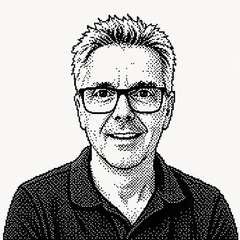
#> input picture stanislas-app/src/images/portrait-alain.png, 240 x 240 px
$ python maquette_cli.py ../../src/images/portrait-alain.png ../../src/images/portrait-alain.png ../../src/images/portrait-alain.png ../../src/images/portrait-alain.png ../../src/images/portrait-alain.png
#> lines starting #> are read from the running program, lines starting #| are printed output that depends on the picture
"""
Génère une vraie image PNG de la maquette (texte posé sur un cadre aux
dimensions du format choisi), et l'ouvre pour que l'utilisateur puisse
la voir, l'enregistrer ailleurs, l'imprimer ou la joindre à un email.

Ce n'est PAS encore une image générée par IA (Flux) — juste une mise en
page propre du texte, en attendant que le générateur d'image soit relié.

Nécessite Pillow (normalement déjà installé pour Atelier image) :
    pip3 install Pillow --break-system-packages
"""
import sys
import os
import platform
import subprocess
import textwrap
from datetime import datetime

DIMENSIONS = {
    "post": (1080, 1080),
    "story": (1080, 1920),
    "banniere": (1200, 300),
    "ads": (1080, 1080),
    "print": (1240, 1748),  # A4 environ, à 150 dpi
}


# [27 lines left out: function trouver_police, not called in this run]


def trouver_police_grasse(taille: int):
    """Version en gras de la police, pour le style Impact."""
    from PIL import ImageFont
    dossier_polices = os.environ.get("STANISLAS_POLICES_DIR")
    if dossier_polices:
        chemin = os.path.join(dossier_polices, "Poppins-Bold.ttf")
        if os.path.exists(chemin):
            return ImageFont.truetype(chemin, taille)

    chemins_possibles = [
        "/System/Library/Fonts/Supplemental/Arial Bold.ttf",
        "C:\\Windows\\Fonts\\arialbd.ttf",
        "/usr/share/fonts/truetype/dejavu/DejaVuSans-Bold.ttf",
    ]
    for chemin in chemins_possibles:
        if os.path.exists(chemin):
            try:
                return ImageFont.truetype(chemin, taille)
            except Exception:
                continue
    return trouver_police(taille)


def trouver_police_elegante(taille: int, gras: bool = False):
    """Playfair Display — police serif élégante embarquée, pour le style
    "Élégant". Police variable : on choisit le bon réglage de graisse
    directement dedans plutôt que d'avoir besoin d'un fichier séparé."""
    from PIL import ImageFont

    dossier_polices = os.environ.get("STANISLAS_POLICES_DIR")
    if dossier_polices:
        chemin = os.path.join(dossier_polices, "PlayfairDisplay-Variable.ttf")
        if os.path.exists(chemin):
            police = ImageFont.truetype(chemin, taille)
            try:
                police.set_variation_by_name("Bold" if gras else "Regular")
            except Exception:
                pass
            return police

    return trouver_police_grasse(taille) if gras else trouver_police(taille)


def trouver_police_moderne(taille: int):
    """Space Grotesk — police géométrique et technique embarquée, pour le
    style "Moderne". Volontairement différente de Poppins (style Pro) et
    de Playfair Display (style Élégant), pour que les 3 styles aient
    chacun leur vraie identité visuelle plutôt que de se ressembler."""
    from PIL import ImageFont

    dossier_polices = os.environ.get("STANISLAS_POLICES_DIR")
    if dossier_polices:
        chemin = os.path.join(dossier_polices, "SpaceGrotesk-Variable.ttf")
        if os.path.exists(chemin):
            police = ImageFont.truetype(chemin, taille)
            try:
                police.set_variation_by_name("Bold")
            except Exception:
                pass
            return police

    return trouver_police_grasse(taille)


import re


def detecter_pourcentage(texte: str):
    """Cherche un pourcentage ou un chiffre marquant dans le texte, pour le
    mettre en avant dans un badge — comme le fait une vraie pub."""
    m = re.search(r"(\d{1,3})\s?%", texte)
    if m:
        return m.group(1) + "%"
    m = re.search(r"(\d{1,4})\s?(€|\$|EUR)", texte)
    if m:
        return m.group(1) + m.group(2)
    return None


def creer_image_pro(texte: str, format_cle: str, chemin_sortie: str, chemin_image_fond: str = None):
    """Un vrai gabarit publicitaire : badge de réduction, gros titre avec
    ombre, bouton d'appel à l'action — plutôt qu'un simple bloc de texte."""
    from PIL import Image, ImageDraw

    largeur, hauteur = DIMENSIONS.get(format_cle, DIMENSIONS["post"])

    if chemin_image_fond and os.path.exists(chemin_image_fond):
        fond = Image.open(chemin_image_fond).convert("RGB")
        ratio_cible = largeur / hauteur
        ratio_fond = fond.width / fond.height
        if ratio_fond > ratio_cible:
            nh = hauteur
            nl = int(hauteur * ratio_fond)
        else:
            nl = largeur
            nh = int(largeur / ratio_fond)
        fond = fond.resize((nl, nh))
        gauche = (nl - largeur) // 2
        haut = (nh - hauteur) // 2
        image = fond.crop((gauche, haut, gauche + largeur, haut + hauteur))
    else:
        image = Image.new("RGB", (largeur, hauteur), "#3a5a40")

    image = image.convert("RGBA")

    # Léger voile sombre en bas pour que le titre reste toujours lisible,
    # quelle que soit la photo derrière
    voile = Image.new("RGBA", image.size, (0, 0, 0, 0))
    dessin_voile = ImageDraw.Draw(voile)
    dessin_voile.rectangle([0, int(hauteur * 0.55), largeur, hauteur], fill=(0, 0, 0, 130))
    image = Image.alpha_composite(image, voile)
    dessin = ImageDraw.Draw(image)

    marge = int(largeur * 0.06)
    r_accent, g_accent, b_accent = extraire_couleur_accent(image.convert("RGB"), 0, int(largeur * 0.2))
    couleur_accent = (min(r_accent + 60, 255), min(g_accent + 30, 255), min(b_accent + 10, 255))

    # Badge de réduction en haut, façon "pastille" — si un pourcentage est détecté
    pourcentage = detecter_pourcentage(texte)
    if pourcentage:
        rayon = int(largeur * 0.11)
        cx, cy = largeur - marge - rayon, marge + rayon
        dessin.ellipse([cx - rayon, cy - rayon, cx + rayon, cy + rayon], fill=(0xE8, 0x3D, 0x3D, 255))
        police_badge = trouver_police_grasse(int(rayon * 0.55))
        bbox_b = dessin.textbbox((0, 0), pourcentage, font=police_badge)
        lb = bbox_b[2] - bbox_b[0]
        hb = bbox_b[3] - bbox_b[1]
        dessin.text((cx - lb / 2, cy - hb / 2 - bbox_b[1]), pourcentage, font=police_badge, fill="white")

    if format_cle == "banniere":
        # Format très bas : titre centré verticalement, pas de bouton séparé
        # (le chevauchement titre/bouton vient d'ici sur les formats hauts)
        police_titre = trouver_police_grasse(max(20, int(hauteur * 0.22)))
        largeur_car_titre = int((largeur - 2 * marge) / (hauteur * 0.22 * 0.55))
        lignes_titre = textwrap.wrap(texte, width=max(largeur_car_titre, 10))[:2]
        texte_titre = "\n".join(lignes_titre)

        bbox_t = dessin.multiline_textbbox((0, 0), texte_titre, font=police_titre, spacing=6)
        hauteur_texte = bbox_t[3] - bbox_t[1]
        y_titre = (hauteur - hauteur_texte) / 2

        dessin.multiline_text((marge + 2, y_titre + 2), texte_titre, font=police_titre, fill=(0, 0, 0, 160), spacing=6, align="center")
        dessin.multiline_text((marge, y_titre), texte_titre, font=police_titre, fill="white", spacing=6, align="center")
    else:
        # Titre principal, gros et gras, avec une légère ombre pour le détacher du fond
        police_titre = trouver_police_grasse(max(28, int(largeur * 0.055)))
        largeur_car_titre = int((largeur - 2 * marge) / (largeur * 0.055 * 0.55))
        lignes_titre = textwrap.wrap(texte, width=max(largeur_car_titre, 8))[:3]
        texte_titre = "\n".join(lignes_titre)

        y_titre = int(hauteur * 0.62)
        dessin.multiline_text((marge + 2, y_titre + 2), texte_titre, font=police_titre, fill=(0, 0, 0, 160), spacing=10)
        dessin.multiline_text((marge, y_titre), texte_titre, font=police_titre, fill="white", spacing=10)

        # Bouton d'appel à l'action, en bas — seulement sur les formats assez hauts
        hauteur_bouton = int(hauteur * 0.07)
        y_bouton = hauteur - marge - hauteur_bouton
        dessin.rounded_rectangle(
            [marge, y_bouton, marge + int(largeur * 0.4), y_bouton + hauteur_bouton],
            radius=hauteur_bouton // 2, fill=couleur_accent
        )
        police_bouton = trouver_police_grasse(int(hauteur_bouton * 0.4))
        texte_bouton = "En profiter »"
        bbox_btn = dessin.textbbox((0, 0), texte_bouton, font=police_bouton)
        lbtn = bbox_btn[2] - bbox_btn[0]
        dessin.text(
            (marge + (int(largeur * 0.4) - lbtn) / 2, y_bouton + (hauteur_bouton - (bbox_btn[3] - bbox_btn[1])) / 2 - bbox_btn[1]),
            texte_bouton, font=police_bouton, fill="white"
        )

    image.convert("RGB").save(chemin_sortie)


def extraire_couleur_accent(image, y_zone: int, hauteur_zone: int):
    """Pioche une couleur d'accent dans la zone où le texte sera posé,
    pour que le bandeau ait une couleur assortie à l'image plutôt qu'un
    noir générique — un petit réflexe de designer, sans réécrire tout
    le moteur de rendu."""
    zone = image.crop((0, y_zone, image.width, y_zone + hauteur_zone)).convert("RGB")
    zone_reduite = zone.resize((1, 1))
    r, g, b = zone_reduite.getpixel((0, 0))
    # On assombrit la couleur piochée pour garder un bon contraste avec le texte blanc
    facteur = 0.45
    return (int(r * facteur), int(g * facteur), int(b * facteur))


def creer_image(texte: str, format_cle: str, chemin_sortie: str, chemin_image_fond: str = None, style: str = "classique"):
    if style == "pro":
        return creer_image_pro(texte, format_cle, chemin_sortie, chemin_image_fond)
#> in creer_image_pro, fond is the input picture: PIL image 240x240 RGB; mean R, G, B 179.7, 179, 177.6
#> in creer_image_pro, `fond = fond.resize((nl, nh))`:
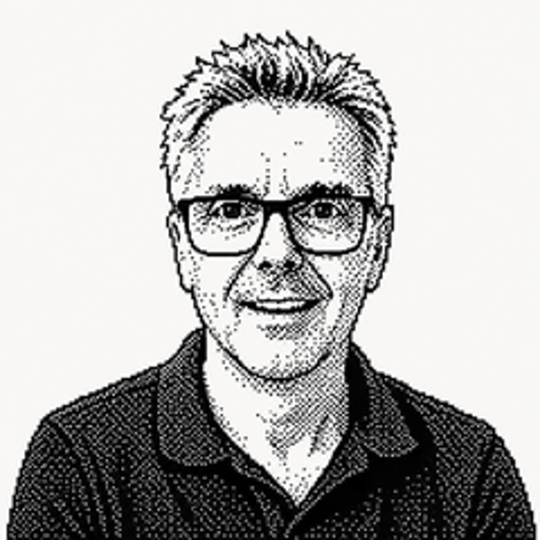
#> fond: PIL image 1080x1080 RGB (shown at 1/2 size); mean R, G, B 179.7, 179, 177.7
#> in creer_image_pro, `voile = Image.new("RGBA", image.size, (0, 0, 0, 0))`: voile: PIL image 1080x1080 RGBA; every value is 0
#> in creer_image_pro, `image = Image.alpha_composite(image, voile)`:
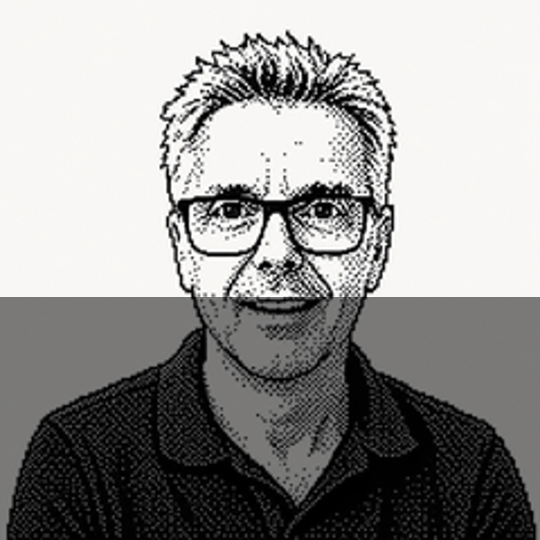
#> image: PIL image 1080x1080 RGBA (shown at 1/2 size); mean R, G, B, A 150, 149.4, 148.3, 255
#> in extraire_couleur_accent, `zone = image.crop((0, y_zone, image.width, y_zone + hauteur_zone)).con..`:
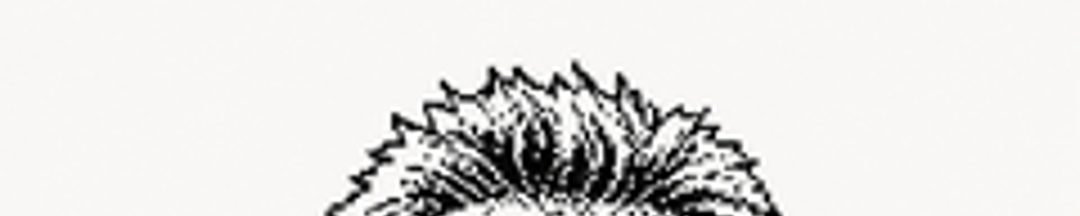
#> zone: PIL image 1080x216 RGB; mean R, G, B 224.8, 223.9, 222.1
#> in extraire_couleur_accent, `r, g, b = zone_reduite.getpixel((0, 0))`: r = 221; g = 220; b = 218
#> in creer_image_pro, `r_accent, g_accent, b_accent = extraire_couleur_accent(image.convert("..`: r_accent = 99; b_accent = 98
#> in creer_image_pro, `couleur_accent = (min(r_accent + 60, 255), min(g_accent + 30, 255), mi..`: couleur_accent = (159, 129, 108)
#> in creer_image_pro, `bbox_btn = dessin.textbbox((0, 0), texte_bouton, font=police_bouton)`: bbox_btn = (0, 5, 211, 34)
#> in creer_image_pro, `lbtn = bbox_btn[2] - bbox_btn[0]`: lbtn = 211
#> in creer_image_pro, `image.convert("RGB").save(chemin_sortie)`:
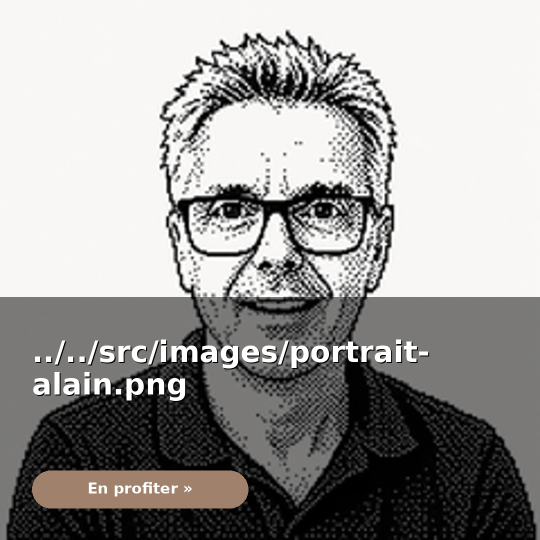
#> saved as .apercu_temp_pro.png: PIL image 1080x1080 RGB (shown at 1/2 size); mean R, G, B 156.5, 155.1, 153.4

    from PIL import Image, ImageDraw

    largeur, hauteur = DIMENSIONS.get(format_cle, DIMENSIONS["post"])

    if chemin_image_fond and os.path.exists(chemin_image_fond):
        # Une vraie image a été choisie : on la recadre pour remplir le cadre
        # (mode "cover" — remplit tout l'espace, quitte à rogner les bords)
        fond = Image.open(chemin_image_fond).convert("RGB")
        ratio_cible = largeur / hauteur
        ratio_fond = fond.width / fond.height
        if ratio_fond > ratio_cible:
            nouvelle_hauteur = hauteur
            nouvelle_largeur = int(hauteur * ratio_fond)
        else:
            nouvelle_largeur = largeur
            nouvelle_hauteur = int(largeur / ratio_fond)
        fond = fond.resize((nouvelle_largeur, nouvelle_hauteur))
        gauche = (nouvelle_largeur - largeur) // 2
        haut = (nouvelle_hauteur - hauteur) // 2
        image = fond.crop((gauche, haut, gauche + largeur, haut + hauteur))
    else:
        # Pas d'image choisie : on garde le motif rayé "emplacement à venir"
        image = Image.new("RGB", (largeur, hauteur), "#e8e8e0")
        dessin_fond = ImageDraw.Draw(image)
        pas = 24
        for x in range(-hauteur, largeur, pas):
            dessin_fond.line([(x, 0), (x + hauteur, hauteur)], fill="#f4f4ee", width=8)

    image = image.convert("RGBA")

    marge = int(largeur * 0.06)
    taille_police = max(20, largeur // 30)
    if style == "elegant":
        police = trouver_police_elegante(taille_police, gras=True)
    elif style == "moderne":
        police = trouver_police_moderne(taille_police)
    else:
        police = trouver_police(taille_police)

    largeur_car = int((largeur - 2 * marge) / (taille_police * 0.6))
    lignes = textwrap.wrap(texte, width=max(largeur_car, 10))
    texte_multiligne = "\n".join(lignes)

    dessin_mesure = ImageDraw.Draw(image)
    bbox = dessin_mesure.multiline_textbbox((0, 0), texte_multiligne, font=police, spacing=10)
    hauteur_texte = bbox[3] - bbox[1]
    hauteur_boite = hauteur_texte + marge

    if format_cle == "print":
        y_boite = marge
    else:
        y_boite = hauteur - hauteur_boite - marge

    if style == "moderne":
        # Bandeau semi-transparent teinté avec une couleur piochée dans l'image,
        # plutôt qu'un noir générique — donne un rendu plus assorti et soigné
        r, g, b = extraire_couleur_accent(image, int(y_boite - marge / 2), int(hauteur_boite + marge))
        calque = Image.new("RGBA", image.size, (0, 0, 0, 0))
        dessin_calque = ImageDraw.Draw(calque)
        dessin_calque.rectangle(
            [0, y_boite - marge / 2, largeur, y_boite + hauteur_boite + marge / 2],
            fill=(r, g, b, 190)
        )
        image = Image.alpha_composite(image, calque)
        dessin = ImageDraw.Draw(image)
        dessin.multiline_text(
            (marge * 1.5, y_boite + marge / 2), texte_multiligne,
            font=police, fill="white", spacing=10
        )
    else:
        # Élégant : dégradé sombre doux en bas (pas de boîte dure), titre
        # serif blanc, fine ligne dorée au-dessus — esprit couverture de
        # magazine plutôt que bloc publicitaire
        calque = Image.new("RGBA", image.size, (0, 0, 0, 0))
        dessin_calque = ImageDraw.Draw(calque)
        haut_degrade = max(0, int(y_boite - marge * 1.5))
        for y in range(haut_degrade, hauteur):
            progression = (y - haut_degrade) / max(1, hauteur - haut_degrade)
            alpha = int(175 * progression)
            dessin_calque.line([(0, y), (largeur, y)], fill=(10, 10, 10, alpha))
        image = Image.alpha_composite(image, calque)
        dessin = ImageDraw.Draw(image)

        ligne_y = y_boite - marge * 0.6
        dessin.line([(marge * 1.5, ligne_y), (marge * 1.5 + largeur * 0.14, ligne_y)], fill=(214, 178, 122, 255), width=3)
        dessin.multiline_text(
            (marge * 1.5, y_boite + marge / 2), texte_multiligne,
            font=police, fill="white", spacing=14
        )

    image.convert("RGB").save(chemin_sortie)


# [152 lines left out: functions ajouter_diapo_style, exporter_pptx, exporter_pptx_tous_styles, not called in this run]


STYLES_DISPONIBLES = ["pro", "moderne", "elegant"]


if __name__ == "__main__":
    if len(sys.argv) > 1 and sys.argv[1] == "--export-pptx-tous":
        texte = sys.argv[2]
        format_cle = sys.argv[3] if len(sys.argv) > 3 else "post"
        chemin_image_fond = sys.argv[4] if len(sys.argv) > 4 and sys.argv[4] else None

        if chemin_image_fond == "IA":
            dossier_promo = os.path.expanduser(os.path.join("~", "Documents", "Stanislas", "Promo"))
            chemin_image_fond = os.path.join(dossier_promo, ".fond_ia_temp.png")
            if not os.path.exists(chemin_image_fond):
                print("[ERREUR] Le fond généré par IA est introuvable — régénère l'image d'abord.")
                sys.exit(1)

        dossier = os.path.expanduser(os.path.join("~", "Documents", "Stanislas", "Promo"))
        os.makedirs(dossier, exist_ok=True)
        horodatage = datetime.now().strftime("%Y-%m-%d_%Hh%Mm%S")
        chemin_sortie = os.path.join(dossier, f"promo_3styles_{horodatage}.pptx")

        exporter_pptx_tous_styles(texte, format_cle, chemin_image_fond, chemin_sortie)

        systeme = platform.system()
        try:
            if systeme == "Darwin":
                subprocess.run(["open", chemin_sortie], check=True)
            elif systeme == "Windows":
                os.startfile(chemin_sortie)
            else:
                subprocess.run(["xdg-open", chemin_sortie], check=True)
        except Exception as e:
            print(f"[ERREUR ouverture] {e}")

        print(f"Fichier éditable créé (3 styles) : {chemin_sortie}")
        print("OK")
        sys.exit(0)

    if len(sys.argv) > 1 and sys.argv[1] == "--export-pptx":
        texte = sys.argv[2]
        format_cle = sys.argv[3] if len(sys.argv) > 3 else "post"
        chemin_image_fond = sys.argv[4] if len(sys.argv) > 4 and sys.argv[4] else None
        style = sys.argv[5] if len(sys.argv) > 5 else "classique"

        if chemin_image_fond == "IA":
            dossier_promo = os.path.expanduser(os.path.join("~", "Documents", "Stanislas", "Promo"))
            chemin_image_fond = os.path.join(dossier_promo, ".fond_ia_temp.png")
            if not os.path.exists(chemin_image_fond):
                print("[ERREUR] Le fond généré par IA est introuvable — régénère l'image d'abord.")
                sys.exit(1)

        dossier = os.path.expanduser(os.path.join("~", "Documents", "Stanislas", "Promo"))
        os.makedirs(dossier, exist_ok=True)
        horodatage = datetime.now().strftime("%Y-%m-%d_%Hh%Mm%S")
        chemin_sortie = os.path.join(dossier, f"promo_editable_{horodatage}.pptx")

        exporter_pptx(texte, format_cle, chemin_image_fond, style, chemin_sortie)

        systeme = platform.system()
        try:
            if systeme == "Darwin":
                subprocess.run(["open", chemin_sortie], check=True)
            elif systeme == "Windows":
                os.startfile(chemin_sortie)
            else:
                subprocess.run(["xdg-open", chemin_sortie], check=True)
        except Exception as e:
            print(f"[ERREUR ouverture] {e}")

        print(f"Fichier éditable créé : {chemin_sortie}")
        print("OK")
        sys.exit(0)

    if len(sys.argv) > 1 and sys.argv[1] == "--finaliser":
        # Deuxième étape : le style choisi est donné en 2ème argument
        style_choisi = sys.argv[2] if len(sys.argv) > 2 else "classique"
        dossier = os.path.expanduser(os.path.join("~", "Documents", "Stanislas", "Promo"))
        chemin_temp = os.path.join(dossier, f".apercu_temp_{style_choisi}.png")

        if not os.path.exists(chemin_temp):
            print("[ERREUR] Aucun aperçu à sauvegarder. Génère d'abord un aperçu.")
            sys.exit(1)

        horodatage = datetime.now().strftime("%Y-%m-%d_%Hh%Mm%S")
        chemin_final = os.path.join(dossier, f"promo_{style_choisi}_{horodatage}.png")

        import shutil
        shutil.copy(chemin_temp, chemin_final)

        systeme = platform.system()
        try:
            if systeme == "Darwin":
                subprocess.run(["open", chemin_final], check=True)
            elif systeme == "Windows":
                os.startfile(chemin_final)
            else:
                subprocess.run(["xdg-open", chemin_final], check=True)
        except Exception as e:
            print(f"[ERREUR ouverture] {e}")

        print(f"Enregistré : {chemin_final}")
        print("OK")
        sys.exit(0)

    if len(sys.argv) < 2:
        print("[ERREUR] Aucun texte fourni.")
        sys.exit(1)

    texte = sys.argv[1]
    format_cle = sys.argv[2] if len(sys.argv) > 2 else "post"
    chemin_image_fond = sys.argv[3] if len(sys.argv) > 3 and sys.argv[3] else None

    try:
        from PIL import Image
    except ImportError:
        print("Bibliothèque manquante. Lance : pip3 install Pillow --break-system-packages")
        sys.exit(1)

    dossier = os.path.expanduser(os.path.join("~", "Documents", "Stanislas", "Promo"))
    os.makedirs(dossier, exist_ok=True)

    import base64

    # Génère les 3 styles d'un coup, chacun dans son propre fichier temporaire
    for style in STYLES_DISPONIBLES:
        chemin_temp = os.path.join(dossier, f".apercu_temp_{style}.png")
        creer_image(texte, format_cle, chemin_temp, chemin_image_fond, style)
        with open(chemin_temp, "rb") as f:
            contenu_base64 = base64.b64encode(f.read()).decode("ascii")
        print(f"---IMAGE_{style.upper()}---")
        print(contenu_base64)
